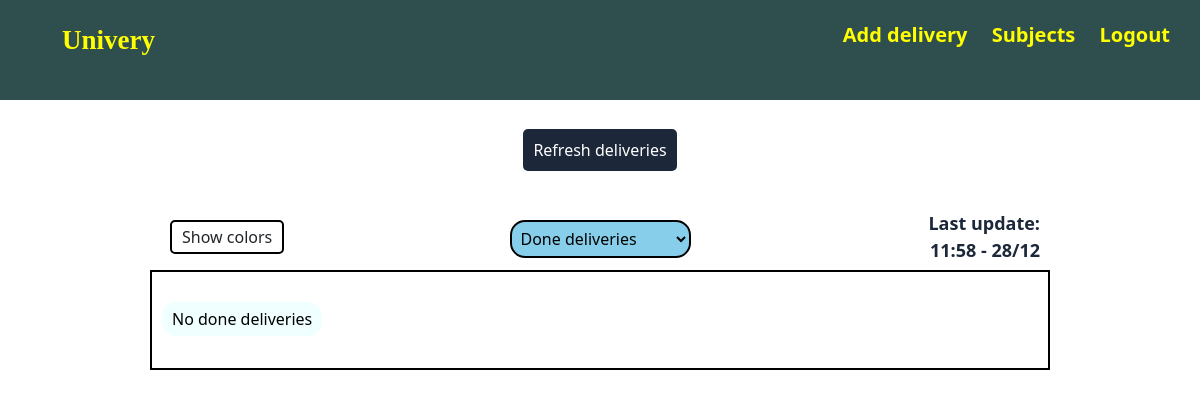
The app's page /done (signed in), older data.
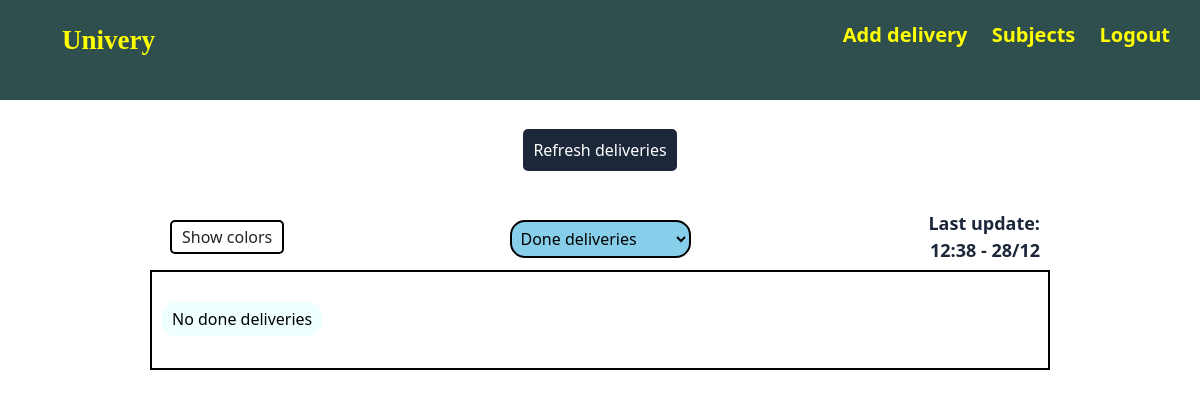
The same page, newer data.
### app/models.py (models this page shows, shortened)
class User(db.Model, UserMixin):
    id = db.Column(db.Integer, primary_key=True)
    fullname = db.Column(db.String(50), nullable=False)
    identification = db.Column(db.String(15), unique=True, nullable=False)
    password = db.Column(db.String(60), nullable=False)
    deliveries = db.relationship('Delivery', backref='user', lazy=True)
    subjects = db.relationship('Subject', backref='user', lazy=True)
    last_update = db.Column(db.DateTime, nullable=True)

### app/main/routes.py (the view)
@main.route("/done")
@login_required
def done_deliveries():
    return render_template('delivery/done-deliveries.html', title="Done",
            deliveries=get_deliveries_done(current_user.deliveries))

### app/main/utils.py (called while the page is built)
def get_deliveries_done(deliveries):
    deliveries = [(i, db.session.query(SubjectModel).filter_by(identification=i.subject_id).first())
        for i in deliveries if i.isDone and not i.isEliminated]
    return list(reversed(sorted(deliveries, key=lambda x: x[0].toDate)))

### app/models.py (called while the page is built)
@login_manager.user_loader
def load_user(user_id):
    return User.query.get(int(user_id))

### app/templates/delivery/done-deliveries.html (shortened to what this page needs)
{% extends "home.html" %}
{% block deliveries %}
<div class="menu">
    <div class="colors">
        <p id="colors-btn">Show colors</p>
    </div>
    <div class="dropdown">
        <select class="delivery-dropdown" id="delivery-type"  onchange="deliveryType()">
            <option selected value="done">Done deliveries</option>
        </select>
    </div>
    <div class="last-update">
        <p>Last update: <br>{{current_user.last_update.strftime("%H:%M - %d/%m") }}</p>
    </div>
</div>
<div id="done" class="delivery-container">
    {% if deliveries|length > 0 %}
        {% for delivery, subject in deliveries %}
            <div onclick="openPopup([
                    '{{delivery.name}}',
                    '{{delivery.description}}',
                    '{{delivery.toDate}}',
                    '{{delivery.url}}',
                    'Undone',
                    '{{subject.name}}',
                    '{{subject.id}}',
                    '{{delivery.id}}'
                    ])"
                    class="delivery-block" style="background-color: {{subject.color}};">
                <div class="delivery-name">
                    <p>{{delivery.name}}</p>
                </div>
                <div class="delivery-date">
                    <p class="time">{{delivery.toDate}}</p>
                </div>
            </div>
        {% endfor %}
    {% else %}
        <div class="delivery-block">
                <div class="delivery-name">
                    <p class="vcenter">No done deliveries</p>
                </div>
        </div>
    {% endif %}
</div>
{% endblock deliveries %}

Row changes from the older to the newer data that the page shows:
changed User: last_update "11:58 - 28/12" → "12:38 - 28/12"
